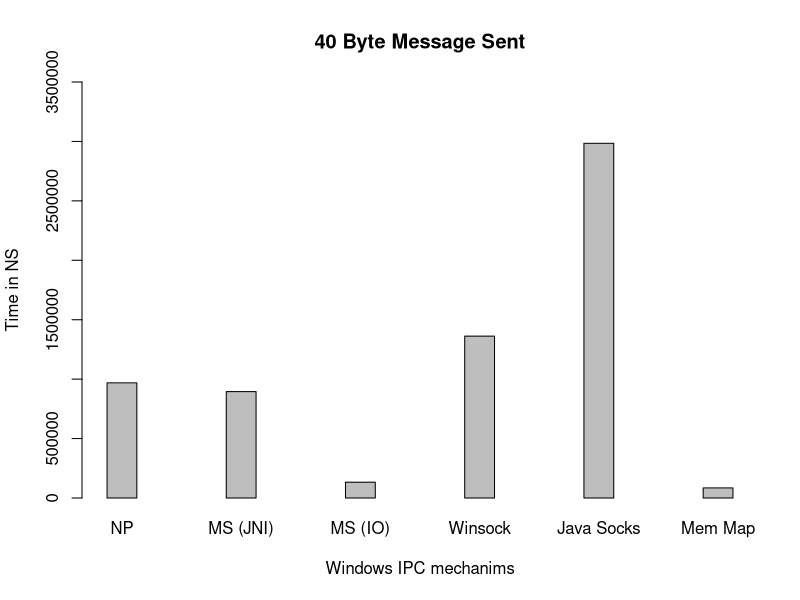

R code for this plot:
# Author: Dylan Smith
# Date: 25 June 2016
# R script that generates stats and graphs based on IPC results

# Named pipes:
NAMED_PIPES_DATA <- c(
  1077617,
  551269,
  780460,
  1119150,
  1043634,
  926584,
  1069687,
  1432920,
  770265,
  917145
)

npMean <- mean(NAMED_PIPES_DATA)
print("Named pipe mean in NS:")
print(npMean)
print("Named pipe mean in micro-seconds:")
print(npMean / 100)

# Mailslots: Times for JNI read/write
MAILSLOT_JNI_DATA <- c(
  887315,
  864283,
  831811,
  1107823,
  973781,
  899020,
  819351,
  844649,
  1049675,
  674737
)

msJNIMean <- mean(MAILSLOT_JNI_DATA)
print("Mailslot JNI mean in NS:")
print(msJNIMean)
print("Mailslot JNI mean in micro-seconds:")
print(msJNIMean/100)

# Mailslots: Java IO read
MAILSLOT_JAVA_IO_DATA <- c(
  131637,
  142792,
  135653,
  172244,
  130744,
  81214,
  136992,
  123604,
  134760,
  138331
)

msJavaIOReadMean <- mean(MAILSLOT_JAVA_IO_DATA)
print("Mailslot Java IO Read mean NS:")
print(msJavaIOReadMean)
print("Mailslot Java IO Read in micro-seconds")
print(msJavaIOReadMean / 100)

# Winsock
WINSOCK_DATA <- c(
  2504495,
  2651374,
  2703858,
  3002902,
  2988554,
  2392731,
  2601534,
  2953061,
  2869993,
  2567551
)

winsockMean <- mean(WINSOCK_DATA)
print("Winsock Mean in NS:")
print(winsockMean / 2)
print("Winsock mean in micro-seconds")
print((winsockMean / 2) / 100)

# Java Sockets
JAVA_SOCKETS_DATA <- c(
  6751526,
  5226476,
  5336353,
  5476813,
  5819657,
  5788695,
  5524766,
  8326795,
  6031479,
  5402429
)

javaSocketsMean <- mean(JAVA_SOCKETS_DATA)
print("Java Sockets Mean in NS:")
print(javaSocketsMean / 2)
print("Java Sockets mean in micro-seconds")
print((javaSocketsMean / 2) / 100)

# Memory mapping without synchronisation
MEM_MAP_DATA <- c(
  90241,
  75516,
  80047,
  71363,
  74006,
  107610,
  114407,
  72873,
  89487,
  74383
)

memMapMean <- mean(MEM_MAP_DATA)
print("Memory Map mean without sync in NS:")
print(memMapMean)
print("Memory Map mean without sync in micro-seconds")
print(memMapMean / 100)

# Data Copy
DATACOPY_DATA <- c(
  1531657528,
  1886643750,
  2850938176,
  2932208342,
  2216775322,
  3080610911,
  3229107120,
  2996263458,
  2272719241,
  1559322136
)

dataCopyMean <- mean(DATACOPY_DATA)
print("Data Copy mean in NS:")
print(dataCopyMean)
print("Data Copy mean in micro-seconds")
print(dataCopyMean / 100)

# Some graph gen
  # 1) bar plot without Data Copy
    options(scipen=8)
    data <- c(
    npMean,
    msJNIMean,
    msJavaIOReadMean,
    (winsockMean / 2),
    (javaSocketsMean / 2),
    memMapMean
    )
    png(file = "resultsInNS.png")
    barplot(
      data,
      main="40 Byte Message Sent",
      xlab="Windows IPC mechanims",
      ylab="Time in NS",
      ylim=c(0, 3500000),
      space=3,
      names.arg=c("NP", "MS (JNI)", "MS (IO)", "Winsock", "Java Socks", "Mem Map")
    )
    dev.off()
